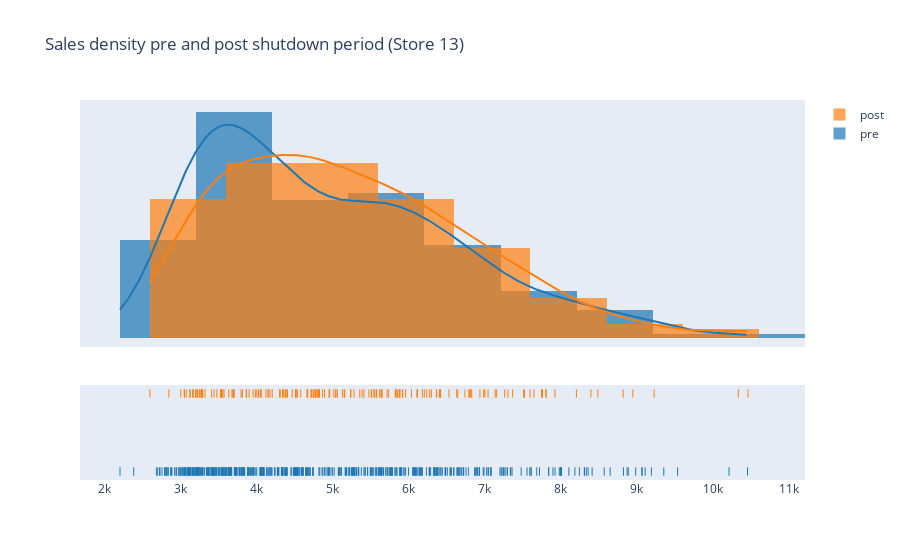

The notebook cell this image was saved under:
### Code cell
pre_refurb: list = (
    train_raw.filter(F.col("Store") == 13)
    .filter(F.year(F.col("Date")) < 2015)
    .filter(F.col("Sales") != 0)
    .select(F.col("Sales").astype("int"))
    .toPandas()["Sales"]
    .to_list()
)
post_refurb: list = (
    train_raw.filter(F.col("Store") == 13)
    .filter(F.year(F.col("Date")) >= 2015)
    .filter(F.col("Sales") != 0)
    .select(F.col("Sales").astype("int"))
    .toPandas()["Sales"]
    .to_list()
)

hist_data = [pre_refurb, post_refurb]
group_labels = ["pre", "post"]

fig = ff.create_distplot(hist_data, group_labels, bin_size=1000)
fig.update_layout(
    title=dict(text="Sales density pre and post shutdown period (Store 13)")
)
fig.update_yaxes(visible=False)
fig.show()

### Figure 1 — Plotly figure (JSON) as saved in the notebook; plotly's stock layout.template omitted (floating-point values rounded to 4 significant figures; data arrays with more than 128 entries replaced by an {"elided": "..."} marker saying what was removed)
{"data": [{"autobinx": false, "histnorm": "probability density", "legendgroup": "pre", "marker": {"color": "rgb(31, 119, 180)"}, "name": "pre", "opacity": 0.7, "type": "histogram", "x": {"elided": "447 int values"}, "xaxis": "x", "xbins": {"end": 10455, "size": 1000, "start": 2210}, "yaxis": "y"}, {"autobinx": false, "histnorm": "probability density", "legendgroup": "post", "marker": {"color": "rgb(255, 127, 14)"}, "name": "post", "opacity": 0.7, "type": "histogram", "x": {"elided": "174 int values"}, "xaxis": "x", "xbins": {"end": 10460, "size": 1000, "start": 2603}, "yaxis": "y"}, {"legendgroup": "pre", "marker": {"color": "rgb(31, 119, 180)"}, "mode": "lines", "name": "pre", "showlegend": false, "type": "scatter", "x": {"elided": "500 float values"}, "xaxis": "x", "y": {"elided": "500 float values"}, "yaxis": "y"}, {"legendgroup": "post", "marker": {"color": "rgb(255, 127, 14)"}, "mode": "lines", "name": "post", "showlegend": false, "type": "scatter", "x": {"elided": "500 float values"}, "xaxis": "x", "y": {"elided": "500 float values"}, "yaxis": "y"}, {"legendgroup": "pre", "marker": {"color": "rgb(31, 119, 180)", "symbol": "line-ns-open"}, "mode": "markers", "name": "pre", "showlegend": false, "type": "scatter", "x": {"elided": "447 int values"}, "xaxis": "x", "y": {"elided": "447 str values"}, "yaxis": "y2"}, {"legendgroup": "post", "marker": {"color": "rgb(255, 127, 14)", "symbol": "line-ns-open"}, "mode": "markers", "name": "post", "showlegend": false, "type": "scatter", "x": {"elided": "174 int values"}, "xaxis": "x", "y": {"elided": "174 str values"}, "yaxis": "y2"}], "layout": {"barmode": "overlay", "hovermode": "closest", "legend": {"traceorder": "reversed"}, "title": {"text": "Sales density pre and post shutdown period (Store 13)"}, "xaxis": {"anchor": "y2", "domain": [0, 1], "zeroline": false}, "yaxis": {"anchor": "free", "domain": [0.35, 1], "position": 0, "visible": false}, "yaxis2": {"anchor": "x", "domain": [0, 0.25], "dtick": 1, "showticklabels": false, "visible": false}}}
